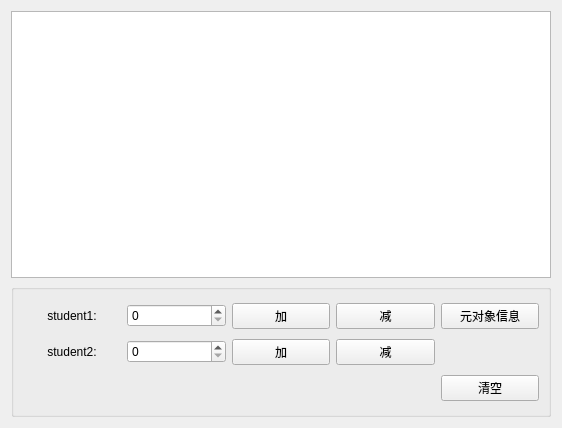
<?xml version="1.0" encoding="UTF-8"?>
<ui version="4.0">
 <class>Widget</class>
 <widget class="QWidget" name="Widget">
  <property name="geometry">
   <rect>
    <x>0</x>
    <y>0</y>
    <width>562</width>
    <height>428</height>
   </rect>
  </property>
  <property name="sizePolicy">
   <sizepolicy hsizetype="Preferred" vsizetype="Preferred">
    <horstretch>0</horstretch>
    <verstretch>0</verstretch>
   </sizepolicy>
  </property>
  <property name="windowTitle">
   <string>Widget</string>
  </property>
  <layout class="QVBoxLayout" name="verticalLayout" stretch="2,1">
   <item>
    <widget class="QTextEdit" name="textEdit">
     <property name="sizePolicy">
      <sizepolicy hsizetype="Expanding" vsizetype="MinimumExpanding">
       <horstretch>0</horstretch>
       <verstretch>0</verstretch>
      </sizepolicy>
     </property>
    </widget>
   </item>
   <item>
    <widget class="QGroupBox" name="groupBox">
     <property name="sizePolicy">
      <sizepolicy hsizetype="Preferred" vsizetype="Preferred">
       <horstretch>0</horstretch>
       <verstretch>0</verstretch>
      </sizepolicy>
     </property>
     <property name="title">
      <string/>
     </property>
     <layout class="QGridLayout" name="gridLayout">
      <item row="0" column="0">
       <widget class="QLabel" name="label">
        <property name="text">
         <string>student1:</string>
        </property>
        <property name="alignment">
         <set>Qt::AlignCenter</set>
        </property>
       </widget>
      </item>
      <item row="0" column="1">
       <widget class="QSpinBox" name="spinStu1">
        <property name="maximum">
         <number>100</number>
        </property>
       </widget>
      </item>
      <item row="0" column="2">
       <widget class="QPushButton" name="stu1Add">
        <property name="text">
         <string>加</string>
        </property>
       </widget>
      </item>
      <item row="0" column="3">
       <widget class="QPushButton" name="stu1Sub">
        <property name="text">
         <string>减</string>
        </property>
       </widget>
      </item>
      <item row="0" column="4">
       <widget class="QPushButton" name="btnObjectInfo">
        <property name="text">
         <string>元对象信息</string>
        </property>
       </widget>
      </item>
      <item row="1" column="0">
       <widget class="QLabel" name="label_2">
        <property name="text">
         <string>student2:</string>
        </property>
        <property name="alignment">
         <set>Qt::AlignCenter</set>
        </property>
       </widget>
      </item>
      <item row="1" column="1">
       <widget class="QSpinBox" name="spinStu2">
        <property name="maximum">
         <number>100</number>
        </property>
       </widget>
      </item>
      <item row="1" column="2">
       <widget class="QPushButton" name="stu2Add">
        <property name="text">
         <string>加</string>
        </property>
       </widget>
      </item>
      <item row="1" column="3">
       <widget class="QPushButton" name="stu2Sub">
        <property name="text">
         <string>减</string>
        </property>
       </widget>
      </item>
      <item row="2" column="0" colspan="4">
       <spacer name="horizontalSpacer">
        <property name="orientation">
         <enum>Qt::Horizontal</enum>
        </property>
        <property name="sizeHint" stdset="0">
         <size>
          <width>40</width>
          <height>20</height>
         </size>
        </property>
       </spacer>
      </item>
      <item row="2" column="4">
       <widget class="QPushButton" name="btnClear">
        <property name="text">
         <string>清空</string>
        </property>
       </widget>
      </item>
     </layout>
    </widget>
   </item>
  </layout>
 </widget>
 <resources/>
 <connections/>
</ui>
